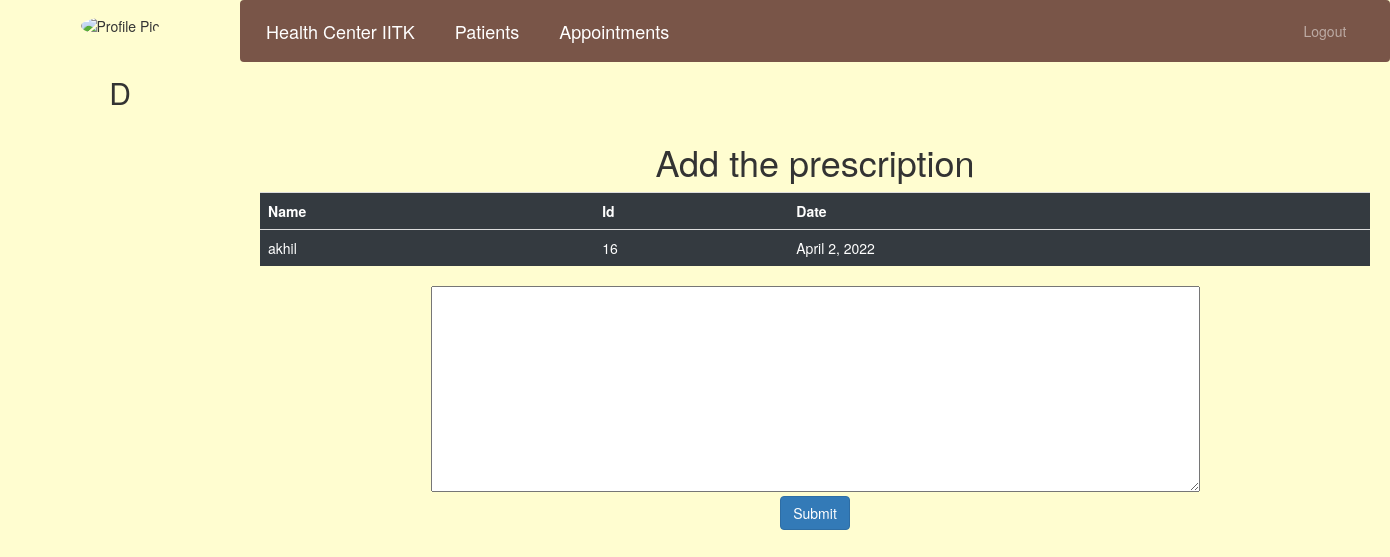
The app's page /doctor-update-appointment/28 (signed in) with its own data.
### hospital/models.py (models this page shows)
class Appointment(models.Model):
    patientId = models.PositiveIntegerField(null=True)
    doctorId = models.PositiveIntegerField(null=True)
    patientName = models.CharField(max_length=40, null=True)
    doctorName = models.CharField(max_length=40, null=True)
    appointmentDate = models.DateField(auto_now=True)
    description = models.TextField(max_length=500)
    prescription = models.TextField(max_length=500, null=True, default="")
    pre_stat = models.BooleanField(default=False)
    status = models.BooleanField(default=True)

### hospital/views.py (the view)
@login_required(login_url='docotrlogin')
@user_passes_test(is_doctor)
def doctor_update_appointment_view(request, pk):
    appointment = models.Appointment.objects.get(id=pk)
    return render(request, 'hospital/doctor_update_appointment.html', {'ap': appointment})

### hospital/views.py (called while the page is built)
def is_doctor(user):
    return user.groups.filter(name='DOCTOR').exists()

### templates/hospital/doctor_update_appointment.html (shortened to what this page needs)
{% extends 'hospital/doctor_base.html' %}
{% load widget_tweaks %}
{% block content %}
<head>
    <link href="//netdna.bootstrapcdn.com/bootstrap/3.0.0/css/bootstrap.min.css" rel="stylesheet" id="bootstrap-css">
</head>
<div class="container">
    <center>
        <h1>Add the prescription</h1>
    </center>
    <table class="table table-dark" id="dev-table">
        <tr>
            <th>Name</th>
            <th>Id</th>
            <th>Date</th>
        </tr>
        <tr>
            <td>{{ap.patientName}}</td>
            <td>{{ap.patientId}}</td>
            <td>{{ap.appointmentDate}}</td>
        </tr>
    </table>
    <center>
        <form method="post" action="{% url 'prescription-doc-update' ap.id  %}">
            <textarea id="doc_pre" name="doc_pre" rows="10" cols="100">
         {{ap.prescription}}
        </textarea>
            <br>
            <input type="submit" value="Submit" class="btn btn-primary">
        </form>
    </center>
</div>
{% endblock content %}

### templates/hospital/doctor_base.html (shortened to what this page needs)
<!DOCTYPE html>
{% load static %}
<html lang="en">
<head>
  <link rel="stylesheet" href="https://stackpath.bootstrapcdn.com/bootstrap/4.3.1/css/bootstrap.min.css">
  <link rel="stylesheet" href="https://maxcdn.bootstrapcdn.com/font-awesome/4.7.0/css/font-awesome.min.css">
</head>
<body style="background-color: rgb(255, 253, 208);">
  <nav class="menu" tabindex="0">
    <header class="avatar">
      <img src="{% static doctor.profile_pic.url %}" alt="Profile Pic" />
      <br><br>
      <h2>{{request.user.first_name}}</h2>
    </header>
  </nav>
  <main>
    <div class="bs-example">
      <nav class="navbar navbar-expand-md  navbar-dark fixed-top" style="background-color: rgb(121, 85, 72);">
        <a href="/doctor-dashboard" class="navbar-brand">Health Center IITK</a>
        <a href="/doctor-view-patient" class="navbar-brand">Patients</a>
        <a href="/doctor-view-appointment  " class="navbar-brand">Appointments</a>
        <div class="collapse navbar-collapse justify-content-between" id="navbarCollapse">
          <div class="navbar-nav" style=" margin-left: 90%;">
            <a href="/logout" class="nav-item nav-link">Logout</a>
          </div>
        </div>
      </nav>
    </div>
    <br><br>
    {% block content %}
    {% endblock content %}
    <br><br><br><br><br><br><br>
  </main>
</body>
</html>

### templates/hospital/doctor_base.html (style rules this page uses)
a:link { text-decoration: none; }
a { color: white; }
body { padding-left: 240px; }
main { position: relative; height: 100vh; }
.menu { background: transparent; height: 100vh; width: 240px; position: fixed; top: 0px; left: 0; z-index: 5; outline: none; }
.menu .avatar { border-radius: 50%; padding: 1em 0.5em; text-align: center; }
.menu .avatar img { width: 100px; border-radius: 50%; overflow: hidden; }
.menu .avatar h2 { font-weight: normal; margin-bottom: 0; }
body { background-color: rgb(255, 253, 208); font-family: 'Work Sans', sans-serif; }

### templates/hospital/doctor_update_appointment.html (style rules this page uses)
form { background-color: transparent; }

### records on screen
Appointment: patientName "akhil", patientId "16", appointmentDate "April 2, 2022"

### other values on screen
{{ request.user.first_name }} "D"
